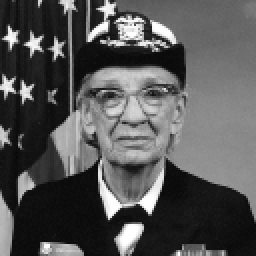
#> input picture 02_Advanced/A2-1/data/grace_hopper_128.png, 128 x 128 px (shown 2 times larger)
$ python annotate_events.py ../../A2-1/data/grace_hopper_128.png   (older library calls are emulated)
#> lines starting #> are read from the running program, lines starting #| are printed output that depends on the picture; after the words box and inside, x2 and y2 are one past the last pixel; in counts of white or black regions, pixels touching at a corner belong together
### 02_Advanced/A3-2/src/motion.py
"""배경 차분 → 모폴로지 → 윤곽선·면적 필터 → 바운딩 박스와 중심점.

세 가지 배경 모델을 같은 인터페이스(apply(frame, learning_rate) → 전경 마스크)로 쓴다.

- mog2: cv2.createBackgroundSubtractorMOG2. 픽셀마다 가우시안 여러 개로 배경을 표현한다. 그림자는 127로 표시된다.
- running_avg: 직접 구현한 이동 평균 배경. bg ← (1−α)·bg + α·frame, |frame − bg| > T 이면 전경.
- frame_diff: 직접 구현한 연속 프레임 차영상. |frame_t − frame_{t−1}| > T. 배경 모델이 없어 학습률이 없다.
"""
from dataclasses import dataclass, field

import cv2
import numpy as np


@dataclass
class MotionParams:
    method: str = "mog2"           # mog2 | running_avg | frame_diff
    learning_rate: float = 0.002   # 배경 학습률 α (−1이면 MOG2 자동: 1/history)
    history: int = 500
    var_threshold: float = 16.0    # MOG2: 마할라노비스 거리² 임계값
    detect_shadows: bool = True    # MOG2: 그림자를 127로 표시 (이후 제거)
    diff_threshold: int = 25       # running_avg·frame_diff: 밝기 차 임계값
    blur: int = 3                  # 배경 차분 전 가우시안 블러 (0이면 끔)
    open_ksize: int = 3            # 열림: 작은 점 잡음 제거
    close_ksize: int = 11          # 닫힘: 몸통·다리 사이 틈 메우기
    min_area: int = 350            # 이보다 작은 윤곽선은 무시 (px²)
    compute_hist: bool = False     # 외형 규칙 실험용 HSV 히스토그램


@dataclass
class Detection:
    bbox: tuple                    # (x, y, w, h)
    centroid: tuple                # (cx, cy) — 박스 중심
    area: float                    # 윤곽선 면적
    hist: np.ndarray = field(default=None, repr=False)


class RunningAverageSubtractor:
    """이동 평균 배경 모델 (absdiff 직접 구현)."""

    def __init__(self, threshold=25):
        self.threshold = threshold
        self.bg = None

    # [10 lines left out: function apply, not called in this run]

    def background(self):
        return None if self.bg is None else np.clip(self.bg, 0, 255).astype(np.uint8)


class FrameDiffSubtractor:
    """연속 프레임 차영상. 움직이는 물체의 '가장자리'만 잡히고, 멈추면 즉시 사라진다."""

    def __init__(self, threshold=25):
        self.threshold = threshold
        self.prev = None

    # [8 lines left out: function apply, not called in this run]

    def background(self):
        return None


def make_subtractor(params):
    if params.method == "mog2":
        return cv2.createBackgroundSubtractorMOG2(params.history, params.var_threshold, params.detect_shadows)
    if params.method == "running_avg":
        return RunningAverageSubtractor(params.diff_threshold)
    if params.method == "frame_diff":
        return FrameDiffSubtractor(params.diff_threshold)
    raise ValueError(f"알 수 없는 배경 모델: {params.method}")


def foreground_mask(subtractor, frame, params):
    """배경 차분 원본 마스크. MOG2 그림자(127)는 배경으로 본다."""
    src = cv2.GaussianBlur(frame, (params.blur, params.blur), 0) if params.blur > 1 else frame
    raw = subtractor.apply(src, learningRate=params.learning_rate) if params.method == "mog2" \
        else subtractor.apply(src, params.learning_rate)
    return np.where(raw > 200, 255, 0).astype(np.uint8), raw


def clean_mask(mask, params):
    """열림(침식→팽창)으로 점 잡음을 지우고, 닫힘(팽창→침식)으로 한 사람의 조각을 한 덩어리로 잇는다."""
    out = mask
    if params.open_ksize > 1:
        k = cv2.getStructuringElement(cv2.MORPH_ELLIPSE, (params.open_ksize, params.open_ksize))
        out = cv2.morphologyEx(out, cv2.MORPH_OPEN, k)
    if params.close_ksize > 1:
        k = cv2.getStructuringElement(cv2.MORPH_ELLIPSE, (params.close_ksize, params.close_ksize))
        out = cv2.morphologyEx(out, cv2.MORPH_CLOSE, k)
    return out


# [8 lines left out: function appearance_hist, not called in this run]


def find_detections(mask, params, frame=None):
    """정리된 마스크에서 외곽 윤곽선을 찾고, 면적 필터를 통과한 것만 박스·중심점으로 바꾼다."""
    contours, _ = cv2.findContours(mask, cv2.RETR_EXTERNAL, cv2.CHAIN_APPROX_SIMPLE)
    dets = []
    for c in contours:
        area = cv2.contourArea(c)
        if area < params.min_area:
            continue
        x, y, w, h = cv2.boundingRect(c)
        hist = appearance_hist(frame, mask, (x, y, w, h)) if params.compute_hist and frame is not None else None
        dets.append(Detection((x, y, w, h), (x + w / 2.0, y + h / 2.0), float(area), hist))
    return dets


class MotionDetector:
    """프레임 하나를 받아 (검출 목록, 정리된 마스크, 원본 마스크)를 돌려준다."""

    def __init__(self, params=None):
        self.params = params or MotionParams()
        self.subtractor = make_subtractor(self.params)

    def __call__(self, frame):
        mask, raw = foreground_mask(self.subtractor, frame, self.params)
        cleaned = clean_mask(mask, self.params)
        return find_detections(cleaned, self.params, frame), cleaned, raw

    def background(self):
        s = self.subtractor
        return s.getBackgroundImage() if hasattr(s, "getBackgroundImage") else s.background()

### 02_Advanced/A3-2/src/pipeline.py
"""프레임 하나를 분석하고 결과를 그린다: 배경 차분 → 객체 감지 → 추적 → 특징점 매칭 → 침입 구역.

앱(src/app.py)과 헤드리스 실행이 모두 이 클래스를 쓴다.
"""
from dataclasses import dataclass, field

import cv2
import numpy as np

from .features import draw_match
from .motion import MotionDetector, MotionParams
from .tracker import Tracker

BOX = (60, 200, 60)        # 초록 박스
TRAIL = (40, 40, 230)      # 빨간 궤적


# [5 lines left out: function id_color, not called in this run]


@dataclass
class FrameResult:
    index: int
    detections: list
    tracks: list                   # 이번 프레임에 검출과 짝지어진 추적
    coasting: list                 # 짝은 없지만 아직 지우지 않은 추적
    mask: np.ndarray = field(repr=False)
    raw_mask: np.ndarray = field(repr=False)
    target: object = None          # features.MatchResult
    zone_events: list = field(default_factory=list)


class VideoAnalyzer:
    def __init__(self, motion=None, tracker=None, target_matcher=None, zone=None, target_every=1):
        self.motion_params = motion or MotionParams()
        self.detector = MotionDetector(self.motion_params)
        self.tracker = tracker or Tracker()
        self.target_matcher = target_matcher
        self.zone = zone
        self.target_every = max(1, int(target_every))
        self.index = -1
        self._last_target = None

    def set_learning_rate(self, lr):
        self.motion_params.learning_rate = lr

    def process(self, frame):
        self.index += 1
        dets, mask, raw = self.detector(frame)
        self.tracker.update(dets)
        tracks = self.tracker.visible_tracks()
        coasting = [t for t in self.tracker.tracks.values() if not t.visible]
        if self.target_matcher is not None and self.index % self.target_every == 0:
            self._last_target = self.target_matcher.match(frame)
        events = []
        if self.zone is not None:
            events = self.zone.update(tracks, self.index, alive_ids=set(self.tracker.tracks))
        return FrameResult(self.index, dets, tracks, coasting, mask, raw, self._last_target, events)

    def draw(self, frame, res, fps=None, proc_fps=None, paused=False, show_coasting=True):
        out = frame.copy()
        if self.zone is not None:
            self.zone.draw(out)
        for t in res.tracks:
            if len(t.trail) > 1:
                cv2.polylines(out, [np.int32(t.trail)], False, TRAIL, 2, cv2.LINE_AA)
        if show_coasting:
            for t in res.coasting:
                p = t.predicted or t.centroid
                cv2.circle(out, (int(p[0]), int(p[1])), 4, (160, 160, 160), 1, cv2.LINE_AA)
                cv2.putText(out, f"{t.id}?", (int(p[0]) + 5, int(p[1]) - 5), cv2.FONT_HERSHEY_SIMPLEX, 0.4,
                            (160, 160, 160), 1, cv2.LINE_AA)
        for t in res.tracks:
            x, y, w, h = t.bbox
            cv2.rectangle(out, (x, y), (x + w, y + h), BOX, 2)
            label = f"ID:{t.id}"
            (tw, th), _ = cv2.getTextSize(label, cv2.FONT_HERSHEY_SIMPLEX, 0.5, 1)
            cv2.rectangle(out, (x, y - th - 6), (x + tw + 6, y), id_color(t.id), -1)
            cv2.putText(out, label, (x + 3, y - 4), cv2.FONT_HERSHEY_SIMPLEX, 0.5, (0, 0, 0), 1, cv2.LINE_AA)
            cv2.circle(out, (int(t.centroid[0]), int(t.centroid[1])), 3, TRAIL, -1, cv2.LINE_AA)
        if res.target is not None:
            draw_match(out, res.target)
        lines = []
        if fps is not None:
            lines.append(f"FPS: {fps:.1f}" + (f"  (proc {proc_fps:.0f})" if proc_fps else ""))
        lr = self.motion_params.learning_rate
        lines.append(f"{self.motion_params.method} lr={lr:g}  objects={len(res.tracks)}")
        if paused:
            lines.append("PAUSED")
        for k, s in enumerate(lines):
            cv2.putText(out, s, (10, 22 + 20 * k), cv2.FONT_HERSHEY_SIMPLEX, 0.55, (0, 0, 0), 3, cv2.LINE_AA)
            cv2.putText(out, s, (10, 22 + 20 * k), cv2.FONT_HERSHEY_SIMPLEX, 0.55, (255, 255, 255), 1, cv2.LINE_AA)
        return out

### 02_Advanced/A3-2/src/tracker.py
"""객체 추적기: 프레임마다 검출 결과를 이전 객체와 짝지어 고유 ID를 유지한다.

기본 동작 (미션 기능 4):
1. 이전 프레임 객체들과 현재 검출들 사이의 거리 행렬을 만든다 (중심점 유클리드 거리).
2. 가장 가까운 쌍부터 같은 ID로 잇는다 (탐욕 매칭). max_distance보다 먼 쌍은 잇지 않는다.
3. 짝이 없는 검출에는 새 ID를 준다.
4. 짝이 없는 객체는 missed를 1 늘리고, max_missed 프레임을 넘기면 지운다.
5. 객체마다 중심점 이동 경로(trail)를 저장한다.

비교 실험용 선택지:
- matcher="hungarian": 비용 합이 최소인 할당 (보너스 1, src/hungarian.py)
- cost="iou": 중심점 거리 대신 1 − IoU (보너스 3)
- kalman=True: cv2.KalmanFilter(등속 모델)로 다음 위치를 예측해 그 예측과 비교 (보너스 4)
- appearance_weight>0: 색 히스토그램 거리를 비용에 섞는다 (보고서 4장 '규칙 추가' 실험)
"""
from collections import OrderedDict, deque
from dataclasses import dataclass, field

import cv2
import numpy as np

from .hungarian import gated_assignment


# [40 lines left out: functions iou, iou_matrix, bhattacharyya, make_kalman, not called in this run]


@dataclass
class Track:
    id: int
    bbox: tuple
    centroid: tuple
    trail: deque
    missed: int = 0                  # 연속으로 짝을 못 찾은 프레임 수
    hits: int = 1                    # 짝을 찾은 총 프레임 수
    age: int = 1                     # 생성 후 지난 프레임 수
    kf: object = field(default=None, repr=False)
    hist: np.ndarray = field(default=None, repr=False)
    predicted: tuple = None          # 이번 프레임 매칭에 쓴 예측 중심점

    @property
    def visible(self):
        return self.missed == 0


class Tracker:
    """중심점 거리 기반 다중 객체 추적기."""

    def __init__(self, max_distance=60.0, max_missed=20, trail_length=64, matcher="greedy", cost="centroid",
                 kalman=False, appearance_weight=0.0, min_iou=0.05):
        if matcher not in ("greedy", "hungarian"):
            raise ValueError("matcher는 greedy 또는 hungarian")
        if cost not in ("centroid", "iou"):
            raise ValueError("cost는 centroid 또는 iou")
        self.max_distance = float(max_distance)
        self.max_missed = int(max_missed)
        self.trail_length = int(trail_length)
        self.matcher = matcher
        self.cost = cost
        self.kalman = bool(kalman)
        self.appearance_weight = float(appearance_weight)
        self.min_iou = float(min_iou)
        self.tracks = OrderedDict()
        self.next_id = 1
        self.frame_index = -1

    # ---------------------------------------------------------- 내부 단계

    def _predict(self):
        """매칭 기준 위치. 칼만이면 등속 예측, 아니면 마지막으로 본 위치."""
        for t in self.tracks.values():
            if t.kf is not None:
                s = t.kf.predict()
                t.predicted = (float(s[0, 0]), float(s[1, 0]))
            else:
                t.predicted = t.centroid

    # [4 lines left out: function _pred_box, not called in this run]

    def cost_matrix(self, tracks, detections):
        """(행렬, 게이트). 게이트보다 큰 비용의 쌍은 짝짓지 않는다."""
        n, m = len(tracks), len(detections)
        if n == 0 or m == 0:
            return np.zeros((n, m)), 1.0
        if self.cost == "centroid":
            p = np.array([t.predicted for t in tracks], float)
            c = np.array([d.centroid for d in detections], float)
            dist = np.hypot(p[:, None, 0] - c[None, :, 0], p[:, None, 1] - c[None, :, 1])
            base, gate = dist / self.max_distance, 1.0            # 0~1로 정규화, 1 = max_distance
        else:
            ious = iou_matrix([self._pred_box(t) for t in tracks], [d.bbox for d in detections])
            base, gate = 1.0 - ious, 1.0 - self.min_iou
        if self.appearance_weight <= 0:
            return base, gate
        app = np.zeros((n, m))
        for i, t in enumerate(tracks):
            for j, d in enumerate(detections):
                if t.hist is not None and d.hist is not None:
                    app[i, j] = bhattacharyya(t.hist, d.hist)
        w = self.appearance_weight
        cost = (1 - w) * base + w * app
        # 위치 게이트는 그대로 유지한다. 통과한 쌍의 섞인 비용은 항상 1 이하다.
        return np.where(base <= gate, cost, 2.0), 1.0

    # [8 lines left out: function _new_track, not called in this run]

    # ---------------------------------------------------------- 공개 API

    def update(self, detections):
        """검출 목록(motion.Detection)으로 한 프레임 갱신. 현재 살아 있는 Track 목록을 돌려준다."""
        self.frame_index += 1
        self._predict()
        tracks = list(self.tracks.values())
        cost, gate = self.cost_matrix(tracks, detections)
        pairs, lost, new = gated_assignment(cost, gate, self.matcher)
        for i, j in pairs:
            t, d = tracks[i], detections[j]
            t.bbox, t.centroid = d.bbox, d.centroid
            t.trail.append(tuple(map(int, d.centroid)))
            t.missed = 0
            t.hits += 1
            if t.kf is not None:
                t.kf.correct(np.array([[d.centroid[0]], [d.centroid[1]]], np.float64))
            if d.hist is not None:
                t.hist = d.hist if t.hist is None else 0.8 * t.hist + 0.2 * d.hist
        for i in lost:
            t = tracks[i]
            t.missed += 1
            if t.missed > self.max_missed:
                del self.tracks[t.id]
        for j in new:
            self._new_track(detections[j])
        for t in self.tracks.values():
            t.age += 1
        return list(self.tracks.values())

    def visible_tracks(self):
        return [t for t in self.tracks.values() if t.visible]

    # [4 lines left out: function reset, not called in this run]

### 02_Advanced/A3-2/src/hungarian.py
"""Hungarian Algorithm (보너스 1) — NumPy만으로 구현한 최소 비용 할당.

n×m 비용 행렬에서 행마다 서로 다른 열을 하나씩 골라 비용 합을 최소로 만든다(n ≤ m, 아니면 전치해서 푼다).
쿤–먼크레스의 포텐셜 방식(최단 증가 경로)을 쓴다. 행을 하나씩 추가하며, 지금까지의 할당을 유지한 채
'줄인 비용' c[i, j] − u[i] − v[j] 가 0인 간선만으로 새 행을 잇는 경로를 찾는다. 경로가 없으면 포텐셜을
가장 작은 줄인 비용 δ만큼 옮겨 새 0 간선을 만든다. 행 하나에 O(n·m), 전체 O(n²·m).

비교용으로 같은 파일에 탐욕(Greedy) 할당과 완전 탐색(작은 행렬 검증용)도 둔다.
"""
from itertools import permutations

import numpy as np


# [81 lines left out: functions hungarian, greedy, brute_force, not called in this run]


def gated_assignment(cost, gate, method="hungarian"):
    """게이트(허용 최대 비용)를 넘는 쌍은 짝짓지 않는다. (짝 목록, 남은 행, 남은 열) 반환.

    헝가리안은 게이트 밖 쌍을 '아주 비싼' 유한값으로 바꿔 풀고, 결과에서 그런 쌍을 버린다.
    """
    cost = np.asarray(cost, dtype=float)
    n, m = cost.shape
    if n == 0 or m == 0:
        return [], list(range(n)), list(range(m))
    valid = cost <= gate
    if method == "hungarian":
        big = (np.abs(cost[valid]).sum() + 1.0) * 10 if valid.any() else 1.0
        rows, cols = hungarian(np.where(valid, cost, big))
    elif method == "greedy":
        rows, cols = greedy(np.where(valid, cost, np.inf))
    else:
        raise ValueError(f"알 수 없는 할당 방식: {method}")
    pairs = [(int(r), int(c)) for r, c in zip(rows, cols) if valid[r, c]]
    mr = {r for r, _ in pairs}
    mc = {c for _, c in pairs}
    return pairs, [r for r in range(n) if r not in mr], [c for c in range(m) if c not in mc]

### 02_Advanced/A3-2/scripts/annotate_events.py
"""직접 찍은 영상의 수동 측정 도구 (미션 기능 6의 측정 프로토콜).

추적 결과를 보면서 이벤트 구간을 열고 닫고, 그 사이에 본 ID Switch·추적 실패·가림을 키로 센다.
닫을 때마다 기록 템플릿 한 줄(영상명 - 조건 - 프레임 범위 - ID Switch 수 - 실패 수 - 관찰 메모)이 CSV에 추가된다.

실행:  python scripts/annotate_events.py data/real/두사람교차.mp4 --condition 겹침
       python scripts/annotate_events.py data/real/조명.mp4 --condition 조명 --out outputs/real/measurement_log.csv

키:
  space  재생/일시정지        . (일시정지 중) 한 프레임 앞으로
  b      이벤트 시작           e  이벤트 끝 (CSV에 한 줄 저장)
  i      ID Switch +1          f  추적 실패 +1          o  50% 이상 가림 +1 (실패에서 빼고 메모에 남김)
  1~4    조건: 1 단일 이동, 2 겹침, 3 일시 정지, 4 조명 변화
  u      마지막 표시 취소      q  종료
판정 기준: ID Switch는 겹침 뒤 다른 ID가 5프레임 이상 유지될 때, 추적 실패는 보이는데 10프레임 이상 박스가 없을 때.
"""
import argparse
import csv
import sys
from pathlib import Path

import cv2

ROOT = Path(__file__).resolve().parents[1]
sys.path.insert(0, str(ROOT))

from src.motion import MotionParams  # noqa: E402
from src.pipeline import VideoAnalyzer  # noqa: E402
from src.tracker import Tracker  # noqa: E402

CONDITIONS = {ord("1"): "단일 객체 이동", ord("2"): "두 객체 겹침", ord("3"): "객체 일시 정지", ord("4"): "조명 변화"}
ALIASES = {"단일": "단일 객체 이동", "겹침": "두 객체 겹침", "정지": "객체 일시 정지", "조명": "조명 변화"}


def append_row(path, row):
    path.parent.mkdir(parents=True, exist_ok=True)
    new = not path.exists()
    with path.open("a", newline="", encoding="utf-8-sig") as fh:
        w = csv.writer(fh)
        if new:
            w.writerow(["영상명", "조건", "프레임 범위", "ID Switch 수", "실패 수", "관찰 메모"])
        w.writerow(row)


def main(argv=None):
    ap = argparse.ArgumentParser(description=__doc__.split("\n")[0])
    ap.add_argument("video")
    ap.add_argument("--condition", default="겹침", help="단일 | 겹침 | 정지 | 조명 (또는 직접 쓴 이름)")
    ap.add_argument("--out", default=str(ROOT / "outputs" / "real" / "measurement_log.csv"))
    ap.add_argument("--lr", type=float, default=MotionParams.learning_rate)
    ap.add_argument("--width", type=int, default=640)
    args = ap.parse_args(argv)
    cap = cv2.VideoCapture(args.video)
    if not cap.isOpened():
        raise SystemExit(f"영상을 열 수 없다: {args.video}")
    out = Path(args.out)
    an = VideoAnalyzer(MotionParams(learning_rate=args.lr), Tracker())
    cond = ALIASES.get(args.condition, args.condition)
    paused, event, history = False, None, []
    frame = res = None
    idx = -1
    name = Path(args.video).name
    while True:
        if not paused or frame is None:
            ok, raw = cap.read()
#> raw is the input picture: shape (128, 128, 3); min 9, max 255, mean 85.8
            if not ok:
                break
            h, w = raw.shape[:2]
#> h = 128; w = 128
            frame = cv2.resize(raw, (args.width, round(h * args.width / w))) if w != args.width else raw
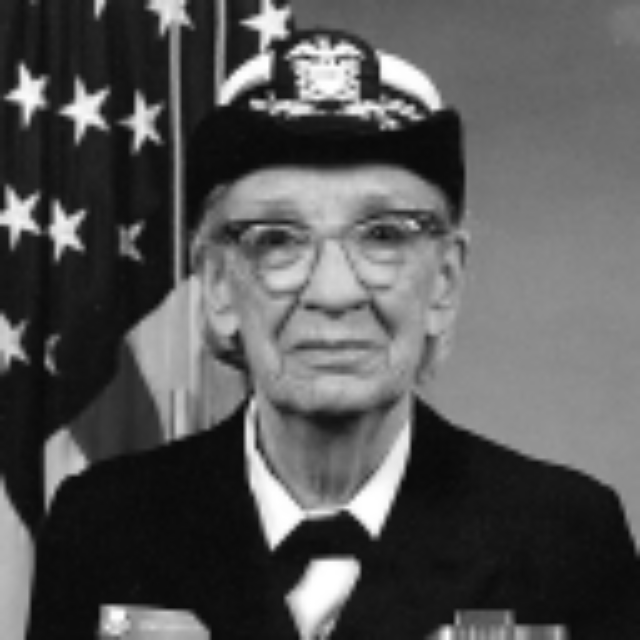
#> frame: shape (640, 640, 3); min 9, max 255, mean 85.7
            res = an.process(frame)
#> in foreground_mask, `raw = subtractor.apply(src, learningRate=params.learning_rate) if para..`: raw: shape (640, 640); every value is 127
#> in __call__, `mask, raw = foreground_mask(self.subtractor, frame, self.params)`: mask: shape (640, 640); every value is 0
#> in find_detections, `contours, _ = cv2.findContours(mask, cv2.RETR_EXTERNAL, cv2.CHAIN_APPR..`: contours = []
#> in cost_matrix, `n, m = len(tracks), len(detections)`: n = 0
#> in update, `cost, gate = self.cost_matrix(tracks, detections)`: cost = empty array; gate = 1
#> in gated_assignment, `cost = np.asarray(cost, dtype=float)`: cost = empty array
#> in update, `pairs, lost, new = gated_assignment(cost, gate, self.matcher)`: pairs = []
            idx += 1
            if event is not None:
                event["ids"].update(t.id for t in res.tracks)
        view = an.draw(frame, res, None, None, paused)
#> after the loop in draw, `for k, s in enumerate(lines):`:
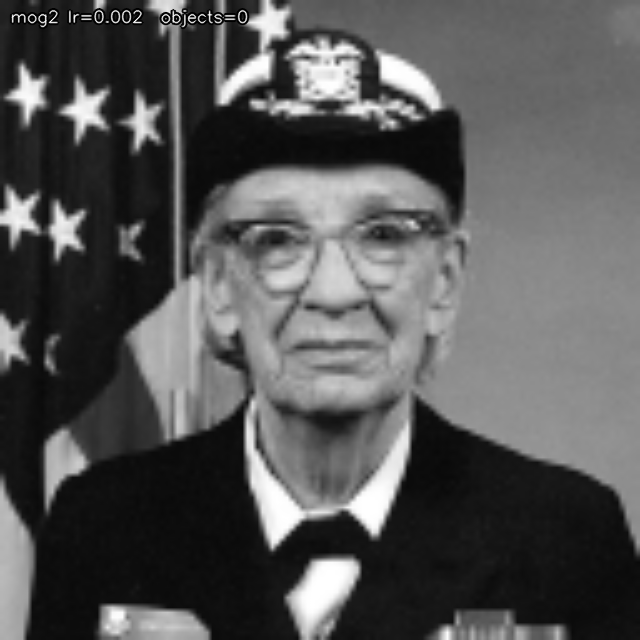
#> out: shape (640, 640, 3); 0.76% of pixels changed, all inside (x1, y1, x2, y2) = (9, 7, 250, 30)
        status = f"f{idx}  [{cond}]  " + (f"EVENT from f{event['start']}: switch {event['switch']} fail {event['fail']} "
                                          f"occl {event['occl']}" if event else "b: begin event")
        cv2.putText(view, status, (10, view.shape[0] - 12), cv2.FONT_HERSHEY_SIMPLEX, 0.5, (0, 0, 0), 3, cv2.LINE_AA)
        cv2.putText(view, status, (10, view.shape[0] - 12), cv2.FONT_HERSHEY_SIMPLEX, 0.5, (0, 255, 255), 1, cv2.LINE_AA)
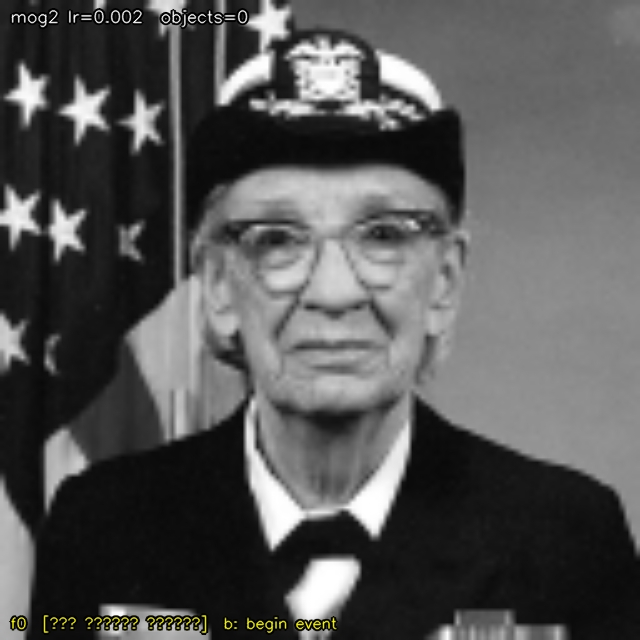
#> view: shape (640, 640, 3); mean B, G, R 84.9, 85.4, 85.4
        cv2.imshow("annotate", view)
        key = cv2.waitKey(1 if not paused else 30) & 0xFF
#> (key q is pressed here)
        if key == ord("q"):
            break
        if key == ord(" "):
            paused = not paused
        elif key == ord(".") and paused:
            frame = None
            paused = False
            continue
        elif key in CONDITIONS:
            cond = CONDITIONS[key]
        elif key == ord("b"):
            event = {"start": idx, "switch": 0, "fail": 0, "occl": 0, "ids": set()}
        elif event is not None and key in (ord("i"), ord("f"), ord("o")):
            field = {ord("i"): "switch", ord("f"): "fail", ord("o"): "occl"}[key]
            event[field] += 1
            history.append(field)
        elif key == ord("u") and event is not None and history:
            event[history.pop()] -= 1
        elif key == ord("e") and event is not None:
            memo = f"사용 ID {sorted(event['ids'])}"
            if event["occl"]:
                memo += f"; 50% 이상 가림 {event['occl']}회 (실패에서 제외)"
            append_row(out, [name, cond, f"{event['start']}–{idx}", event["switch"], event["fail"], memo])
            print(f"기록: {name} {cond} {event['start']}–{idx} switch {event['switch']} fail {event['fail']} → {out}")
            event, history = None, []
        if paused and frame is not None and key == 255:
            continue
    cap.release()
    cv2.destroyAllWindows()


if __name__ == "__main__":
    main()
